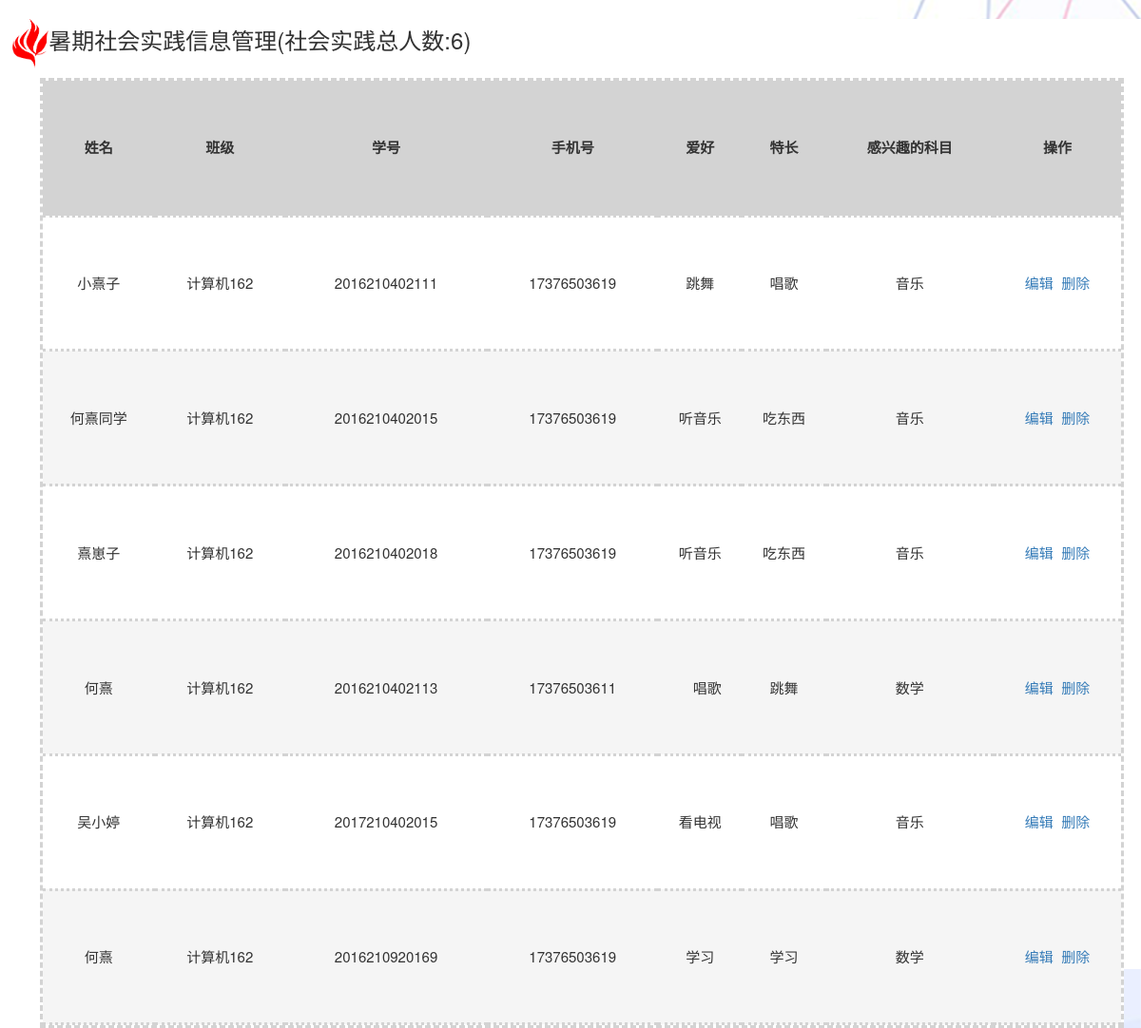
The app's page /php/index-S.php with its own data.
### tables this page shows
CREATE TABLE IF NOT EXISTS `application_form` (
  `AFId` int(11) NOT NULL AUTO_INCREMENT COMMENT '报名表id',
  `AFName` varchar(10) NOT NULL COMMENT '报名者姓名',
  `AFPclass` varchar(10) NOT NULL COMMENT '报名者班级',
  `AFSno` varchar(13) NOT NULL COMMENT '报名者学号',
  `AFmobile` varchar(11) NOT NULL COMMENT '报名者手机号',
  `hoppy` varchar(1000) NOT NULL COMMENT '爱好',
  `strength` varchar(1000) NOT NULL COMMENT '特长',
  `InterestClass` varchar(10) NOT NULL COMMENT '感兴趣的科目',
  PRIMARY KEY (`AFId`),
  UNIQUE KEY `RegSno` (`AFSno`)
);

### php/index-S.php (the view, shortened to what this page needs)
<!DOCTYPE html>
<html lang="en">
<head>
	<link rel="stylesheet" type="text/css" href="../css/a.css">
	<link href="https://cdn.bootcss.com/bootstrap/3.3.7/css/bootstrap.min.css" rel="stylesheet">
</head>
<body>
    <div class="right-part">
       <?php
             include("conn.php");
			$sql="select count(AFSno) as count_AFSno from application_form ;";
			$stmt=mysqli_prepare($conn,$sql);
             mysqli_stmt_execute($stmt);
			mysqli_stmt_bind_result($stmt, $count_AFSno);
			while(mysqli_stmt_fetch($stmt)){
				echo " <h3>&nbsp&nbsp<img src='image/picture1.png' class='picture1'>暑期社会实践信息管理(社会实践总人数:$count_AFSno)</h3>";
			}
       ?>
	<section class="content" id="mainSection">
		<table class="mailRecords">
			<tr style='background-color:lightgrey'>
				<th>姓名</th>
				<th>班级</th>
				<th>学号</th>
				<th>手机号</th>
				<th>爱好</th>
				<th>特长</th>
			    <th>感兴趣的科目</th>
			    <th>操作</th>
			</tr>
		<?php
			include("conn.php");
			$sql="select AFId,AFName,AFPclass,AFSno,AFmobile,hoppy,strength,InterestClass from application_form ";
			$stmt=mysqli_prepare($conn,$sql);
             mysqli_stmt_execute($stmt);
			mysqli_stmt_bind_result($stmt,$AFId,$name,$class,$Sno,$mobile,$Hoppy,$Strength,$Subject);
			$i=0;
			while(mysqli_stmt_fetch($stmt)){
				if($i%2!=0){
                 echo "<tr style='background-color: #f5f5f5'>";
				}
				else{
					echo "<tr>";
				}
				echo "<td>$name</td>";
				echo "<td>$class</td>";
				echo "<td>$Sno</td>";
				echo "<td>$mobile</td>";
				echo "<td>$Hoppy</td>";
				echo "<td>$Strength</td>";
				echo "<td>$Subject</td>";
				echo "<td>";
				echo "<a href='edit-S.php?AFId=$AFId'>编辑</a>&nbsp;&nbsp;";
				echo "<a href='del-S.php?AFId=$AFId'>删除</a>";
				echo "</td>";
				echo "</tr>";
				$i++;
			}
		?>
		</table>
	</section>
</div>
</body>
</html>

### css/a.css (style rules this page uses)
* { box-sizing: border-box; padding:0; margin:0; }
body { position: absolute; width: 100%; height: 100%; font-family:宋体; font-size:10px; background-image: url('../image/picture7.png'); background-position: 50% 50%; background-position:right; }
.picture1 { width: 38px; }
.right-part { height: 1000px; background-color:white; }
.content { background-color: white; width:95%; height: 100%; margin-right: 18px; text-align:left; float:right; border: 3px dashed lightgrey; overflow: hidden; text-align: center; }
table.mailRecords { border-collapse:collapse; width:100%; height:100%; margin:auto; font-size: 15px; }
.mailRecords th,.mailRecords tr,.mailRecords td { border-bottom:3px dotted lightgrey; text-align: center; height:50px; }

### records on screen
application_form: name "小熹子", Sno "2016210402111", mobile "17376503619", Hoppy "跳舞", Strength "唱歌", Subject "音乐"
application_form: name "何熹同学", Sno "2016210402015", mobile "17376503619", Hoppy "听音乐", Strength "吃东西", Subject "音乐"
application_form: name "熹崽子", Sno "2016210402018", mobile "17376503619", Hoppy "听音乐", Strength "吃东西", Subject "音乐"
application_form: name "何熹", Sno "2016210402113", mobile "17376503611", Hoppy "唱歌", Strength "跳舞", Subject "数学"
application_form: name "吴小婷", Sno "2017210402015", mobile "17376503619", Hoppy "看电视", Strength "唱歌", Subject "音乐"
application_form: name "何熹", Sno "2016210920169", mobile "17376503619", strength "学习", Strength "学习", Subject "数学"
